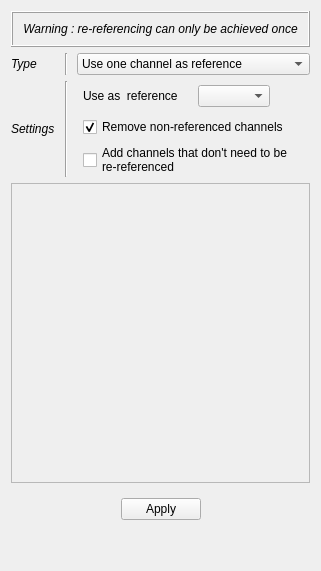
              <widget class="QWidget" name="page_4">
               <layout class="QVBoxLayout" name="verticalLayout_30">
                <item>
                 <widget class="QFrame" name="frame_6">
                  <property name="minimumSize">
                   <size>
                    <width>0</width>
                    <height>0</height>
                   </size>
                  </property>
                  <property name="frameShape">
                   <enum>QFrame::Box</enum>
                  </property>
                  <property name="frameShadow">
                   <enum>QFrame::Raised</enum>
                  </property>
                  <layout class="QHBoxLayout" name="horizontalLayout_11">
                   <item>
                    <widget class="QLabel" name="label_59">
                     <property name="font">
                      <font>
                       <italic>true</italic>
                      </font>
                     </property>
                     <property name="text">
                      <string>Warning : re-referencing can only be achieved once</string>
                     </property>
                     <property name="alignment">
                      <set>Qt::AlignCenter</set>
                     </property>
                    </widget>
                   </item>
                  </layout>
                 </widget>
                </item>
                <item>
                 <layout class="QGridLayout" name="gridLayout_22">
                  <property name="topMargin">
                   <number>0</number>
                  </property>
                  <item row="2" column="3" colspan="2">
                   <widget class="QCheckBox" name="_ToolsRefIgnore">
                    <property name="toolTip">
                     <string>&lt;html&gt;&lt;head/&gt;&lt;body&gt;&lt;p&gt;When this option is checked, channels that are not re-referenced are going to be ignored in the interface  (Ex : if channels is [ O1, O2, O3, Cz, Pz ]  the bipolarized channels will be [ O1, O2-O1, O3-O2, Cz, Pz ] but if this checkbox is activated you will only see the clean version [ O2-O1, 03-O2 ] )&lt;/p&gt;&lt;/body&gt;&lt;/html&gt;</string>
                    </property>
                    <property name="text">
                     <string>Remove non-referenced channels</string>
                    </property>
                    <property name="checked">
                     <bool>true</bool>
                    </property>
                   </widget>
                  </item>
                  <item row="1" column="3" colspan="2">
                   <widget class="QWidget" name="_ToolsRefSingleW" native="true">
                    <property name="minimumSize">
                     <size>
                      <width>0</width>
                      <height>30</height>
                     </size>
                    </property>
                    <layout class="QGridLayout" name="gridLayout_16">
                     <property name="leftMargin">
                      <number>0</number>
                     </property>
                     <property name="topMargin">
                      <number>0</number>
                     </property>
                     <property name="rightMargin">
                      <number>0</number>
                     </property>
                     <property name="bottomMargin">
                      <number>0</number>
                     </property>
                     <property name="spacing">
                      <number>0</number>
                     </property>
                     <item row="0" column="0">
                      <widget class="QLabel" name="label_56">
                       <property name="text">
                        <string>Use as  reference</string>
                       </property>
                      </widget>
                     </item>
                     <item row="0" column="2">
                      <widget class="QComboBox" name="_ToolsRefLst">
                       <property name="toolTip">
                        <string>&lt;html&gt;&lt;head/&gt;&lt;body&gt;&lt;p&gt;Channel to use as the reference&lt;/p&gt;&lt;/body&gt;&lt;/html&gt;</string>
                       </property>
                      </widget>
                     </item>
                     <item row="0" column="1">
                      <spacer name="horizontalSpacer_30">
                       <property name="orientation">
                        <enum>Qt::Horizontal</enum>
                       </property>
                       <property name="sizeType">
                        <enum>QSizePolicy::Minimum</enum>
                       </property>
                       <property name="sizeHint" stdset="0">
                        <size>
                         <width>20</width>
                         <height>20</height>
                        </size>
                       </property>
                      </spacer>
                     </item>
                     <item row="0" column="3">
                      <spacer name="horizontalSpacer_25">
                       <property name="orientation">
                        <enum>Qt::Horizontal</enum>
                       </property>
                       <property name="sizeHint" stdset="0">
                        <size>
                         <width>40</width>
                         <height>20</height>
                        </size>
                       </property>
                      </spacer>
                     </item>
                    </layout>
                   </widget>
                  </item>
                  <item row="0" column="1">
                   <widget class="Line" name="line_6">
                    <property name="minimumSize">
                     <size>
                      <width>10</width>
                      <height>0</height>
                     </size>
                    </property>
                    <property name="orientation">
                     <enum>Qt::Vertical</enum>
                    </property>
                   </widget>
                  </item>
                  <item row="0" column="0">
                   <widget class="QLabel" name="label_60">
                    <property name="font">
                     <font>
                      <italic>true</italic>
                     </font>
                    </property>
                    <property name="text">
                     <string>Type</string>
                    </property>
                   </widget>
                  </item>
                  <item row="1" column="0" rowspan="3">
                   <widget class="QLabel" name="label_61">
                    <property name="font">
                     <font>
                      <italic>true</italic>
                     </font>
                    </property>
                    <property name="text">
                     <string>Settings</string>
                    </property>
                   </widget>
                  </item>
                  <item row="1" column="1" rowspan="3">
                   <widget class="Line" name="line_21">
                    <property name="minimumSize">
                     <size>
                      <width>10</width>
                      <height>0</height>
                     </size>
                    </property>
                    <property name="orientation">
                     <enum>Qt::Vertical</enum>
                    </property>
                   </widget>
                  </item>
                  <item row="3" column="3" colspan="2">
                   <widget class="QCheckBox" name="_ToolsRefIgn">
                    <property name="toolTip">
                     <string>&lt;html&gt;&lt;head/&gt;&lt;body&gt;&lt;p&gt;If some channels doesn't need to be re-referenced, and if you want to visualize them, be sure to deactivate &amp;quot;Ignore non-referenced channels&amp;quot;&lt;/p&gt;&lt;/body&gt;&lt;/html&gt;</string>
                    </property>
                    <property name="text">
                     <string>Add channels that don't need to be
re-referenced</string>
                    </property>
                   </widget>
                  </item>
                  <item row="0" column="2" colspan="3">
                   <widget class="QComboBox" name="_ToolsRefMeth">
                    <item>
                     <property name="text">
                      <string>Use one channel as reference</string>
                     </property>
                    </item>
                    <item>
                     <property name="text">
                      <string>Common average</string>
                     </property>
                    </item>
                    <item>
                     <property name="text">
                      <string>Bipolarization</string>
                     </property>
                    </item>
                   </widget>
                  </item>
                 </layout>
                </item>
                <item>
                 <widget class="QWidget" name="_ToolsRefGrp" native="true">
                  <property name="minimumSize">
                   <size>
                    <width>0</width>
                    <height>30</height>
                   </size>
                  </property>
                  <layout class="QVBoxLayout" name="verticalLayout_18">
                   <property name="spacing">
                    <number>6</number>
                   </property>
                   <property name="leftMargin">
                    <number>0</number>
                   </property>
                   <property name="topMargin">
                    <number>0</number>
                   </property>
                   <property name="rightMargin">
                    <number>0</number>
                   </property>
                   <property name="bottomMargin">
                    <number>0</number>
                   </property>
                   <item>
                    <widget class="QScrollArea" name="_ToolsRefIgnArea">
                     <property name="minimumSize">
                      <size>
                       <width>0</width>
                       <height>300</height>
                      </size>
                     </property>
                     <property name="widgetResizable">
                      <bool>true</bool>
                     </property>
                     <widget class="QWidget" name="scrollAreaWidgetContents">
                      <property name="geometry">
                       <rect>
                        <x>0</x>
                        <y>0</y>
                        <width>345</width>
                        <height>346</height>
                       </rect>
                      </property>
                      <layout class="QVBoxLayout" name="verticalLayout_2">
                       <item>
                        <layout class="QGridLayout" name="_ToolsRefIgnGrd"/>
                       </item>
                       <item>
                        <spacer name="verticalSpacer_2">
                         <property name="orientation">
                          <enum>Qt::Vertical</enum>
                         </property>
                         <property name="sizeHint" stdset="0">
                          <size>
                           <width>20</width>
                           <height>40</height>
                          </size>
                         </property>
                        </spacer>
                       </item>
                      </layout>
                     </widget>
                    </widget>
                   </item>
                   <item>
                    <layout class="QHBoxLayout" name="horizontalLayout_9">
                     <property name="topMargin">
                      <number>9</number>
                     </property>
                     <item>
                      <spacer name="horizontalSpacer_20">
                       <property name="orientation">
                        <enum>Qt::Horizontal</enum>
                       </property>
                       <property name="sizeHint" stdset="0">
                        <size>
                         <width>40</width>
                         <height>20</height>
                        </size>
                       </property>
                      </spacer>
                     </item>
                     <item>
                      <widget class="QPushButton" name="_ToolsRefApply">
                       <property name="text">
                        <string>Apply</string>
                       </property>
                      </widget>
                     </item>
                     <item>
                      <spacer name="horizontalSpacer_21">
                       <property name="orientation">
                        <enum>Qt::Horizontal</enum>
                       </property>
                       <property name="sizeHint" stdset="0">
                        <size>
                         <width>40</width>
                         <height>20</height>
                        </size>
                       </property>
                      </spacer>
                     </item>
                    </layout>
                   </item>
                  </layout>
                 </widget>
                </item>
                <item>
                 <spacer name="verticalSpacer_4">
                  <property name="orientation">
                   <enum>Qt::Vertical</enum>
                  </property>
                  <property name="sizeHint" stdset="0">
                   <size>
                    <width>20</width>
                    <height>40</height>
                   </size>
                  </property>
                 </spacer>
                </item>
               </layout>
               <zorder>frame_6</zorder>
               <zorder></zorder>
               <zorder>_ToolsRefGrp</zorder>
               <zorder>verticalSpacer_4</zorder>
              </widget>
